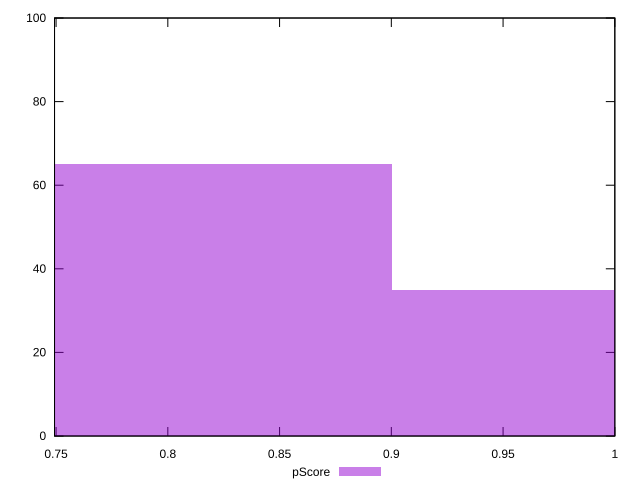

Recreate this plot in gnuplot.
reset

$pScore <<EOF
0.7717960741266283 65
1.0290614321688378 35
EOF

set key outside below
set boxwidth 0.25726535804220946
set xrange [0.74931:1]
set yrange [0:100]
set trange [0:100]
set style fill transparent solid 0.5 noborder
set terminal svg size 640, 490 enhanced background rgb 'white'
set output "reports/report_00033_2021-03-01T14-23-16.841Z/uses-rel-preconnect/samples/astro-inner-cached/pScore/histogram.svg"

plot $pScore title "pScore" with boxes

reset
